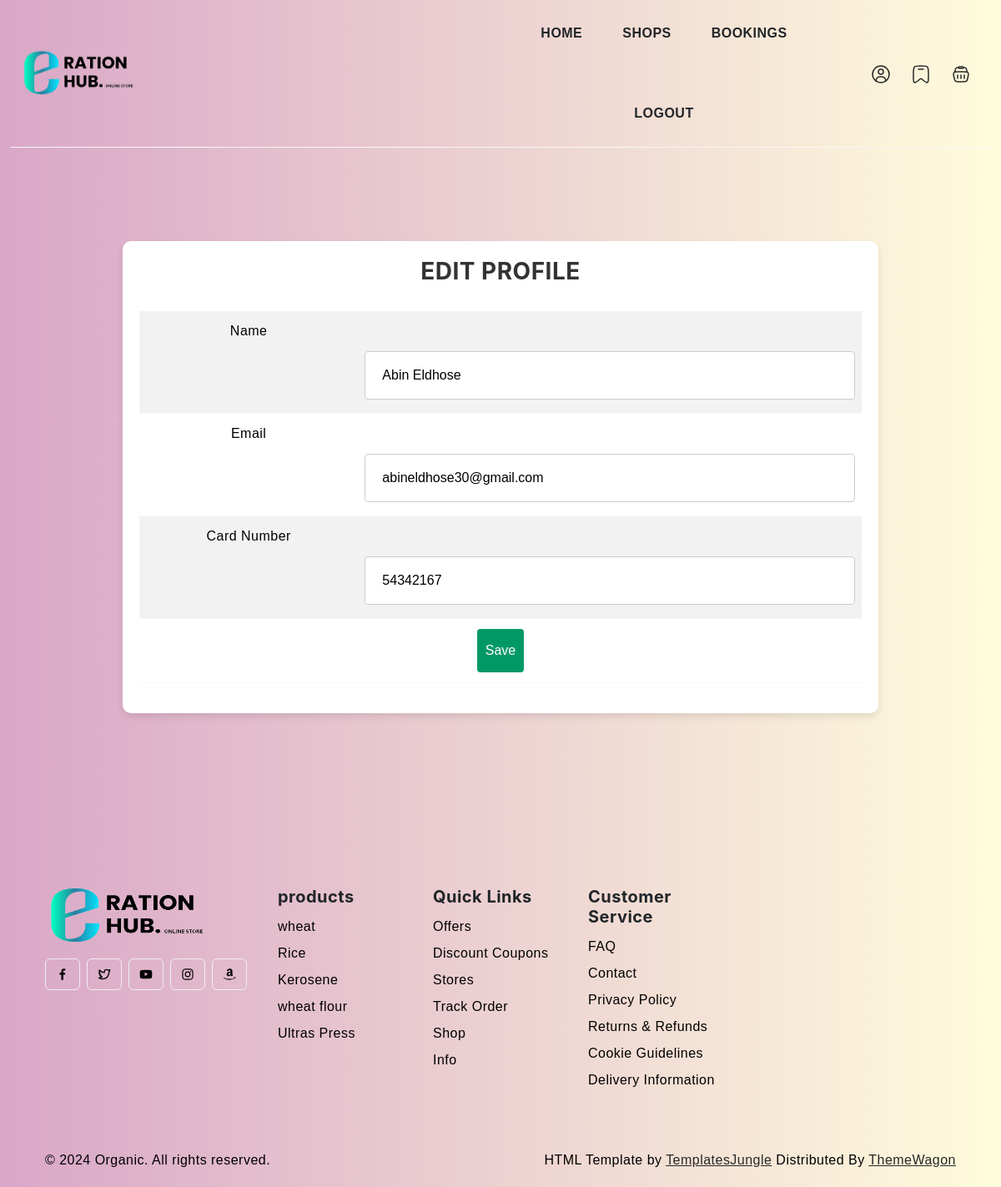
Page /Project/User/Editprofile.php (signed in) on the committed database.
### tables this page shows
CREATE TABLE `tbl_user` (
  `user_id` int(11) NOT NULL,
  `user_name` varchar(60) NOT NULL,
  `user_email` varchar(60) NOT NULL,
  `user_cardnumber` varchar(60) NOT NULL,
  `card_id` int(11) NOT NULL,
  `user_question` varchar(300) NOT NULL,
  `user_answer` varchar(300) NOT NULL,
  `user_password` varchar(100) NOT NULL,
  `user_status` int(11) NOT NULL DEFAULT 0
);

### Project/User/Editprofile.php (the view, shortened to what this page needs)
<?php
include("../Assets/Connection/Connection.php");
include("Head.php");
	$selQry = "select * from tbl_user u inner join tbl_card c on u.card_id=c.card_id where user_id =".$_SESSION["uid"];
	$result = $Con ->query($selQry);
	$data = $result ->fetch_assoc();
		?>
<!DOCTYPE html PUBLIC "-//W3C//DTD XHTML 1.0 Transitional//EN" "http://www.w3.org/TR/xhtml1/DTD/xhtml1-transitional.dtd">
<html xmlns="http://www.w3.org/1999/xhtml">
<head>
</head>
<body>
<div class="container mt-5">
    <div class="row justify-content-center">
        <div class="col-md-10">
            <div class="table-wrapper">
<form id="form1" name="form1" method="post" action="" >
<h3 align="center">Edit Profile</h3>
            <table class="table table-striped">
              <tr>
                <td>Name</td>
                <td><label for="txt_name"></label>
                <input type="text" name="txt_name" id="txt_name" value="<?php echo $data["user_name"] ?>" /></td>
              </tr>
              <tr>
                <td>Email</td>
                <td><label for="txt_email"></label>
                <input type="text" name="txt_email" id="txt_email" value="<?php echo $data["user_email"] ?>" /></td>
              </tr>
              <tr>
                <td>Card Number</td>
                <td><label for="txt_number"></label>
                <input type="text" name="txt_number" id="txt_number" value="<?php echo $data["user_cardnumber"] ?>" /></td>
              </tr>
              <tr>
                <td colspan="3" align="center">
                <input type="submit" name="btn_sub" value="Save" />
                </td>
              </tr>
           </table>
        </form>
      </div>
    </div>
  </div>
</div>
</body>
</html>
<?php
include("Foot.php");
?>

### Project/Assets/Templates/User/style.css (style rules this page uses)
body { --heading-font : "Inter", sans-serif; --bs-link-color: #ffd500; --bs-link-hover-color:#333; --bs-link-color-rgb: 40,40,40; --bs-link-hover-color-rgb: 0,0,0; --bs-light-rgb: 248, 248, 248; --bs-font-sans-serif: "Inter", sans-serif; --bs-body-font-family: var(--bs-font-sans-serif); --bs-body-font-size: 1rem; --bs-body-font-weight: 400; --bs-body-line-height: 2; --bs-body-color: #000000; --bs-primary: #10a08d; --bs-primary-rgb: 107, 178, 82; --bs-secondary: #ffffff; --bs-secondary-rgb: 54, 65, 39; --bs-danger: #f94509; --bs-danger-rgb: 249, 95, 9; --bs-success: #a3be4c; --bs-success-rgb: 163, 190, 76; --bs-primary-bg-subtle: #FFF9EB; --bs-success-bg-subtle: #eef5e5; --bs-border-color: #F7F7F7; }
body { letter-spacing: 0.03em; }
h1,h2,h3,h4,h5,h6 { font-family: var(--heading-font); color: var(--bs-dark); font-weight: 700; }
.container, .container-fluid, .container-lg, .container-md, .container-sm, .container-xl, .container-xxl { --bs-gutter-x: 3rem; }

### Project/Assets/Templates/form.css (style rules this page uses)
input[type=text],[type=password],[type=email],[type=date], select { width: 100%; padding: 12px 20px; margin: 8px 0; display: inline-block; border: 1px solid #ccc; border-radius: 4px; box-sizing: border-box; }
input[type=submit] { background-color: #096; color: white; padding: 10px; margin: 4px 0; border: none; border-radius: 4px; cursor: pointer; }
body { background: linear-gradient(to right, #d9a7c7, #fffcdc); font-family: 'Arial', sans-serif; }

### Project/User/Editprofile.php (style rules this page uses)
.table-wrapper { background-color: #fff; padding: 20px; border-radius: 10px; box-shadow: 0 4px 8px rgba(0, 0, 0, 0.1); }
h3 { color: #333; font-weight: bold; text-transform: uppercase; margin-bottom: 30px; text-align: center; }
.table tbody td { text-align: center; }

### rows in the picture
tbl_user: txt_name "Abin Eldhose", txt_email "abineldhose30@gmail.com", txt_number "54342167"
